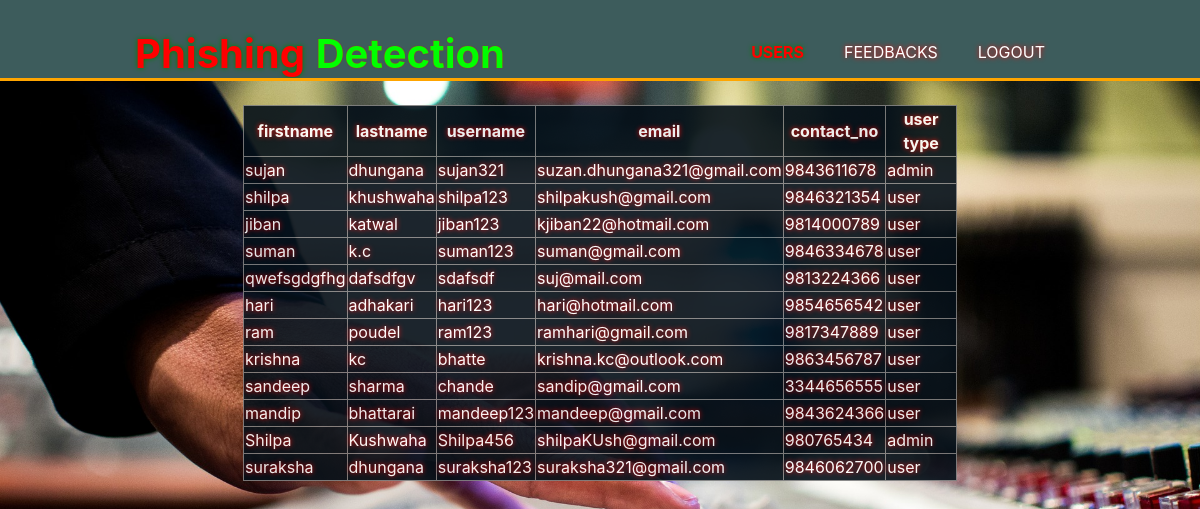
Screenshot of /admin.php (signed in) with the database file from the repository.
### tables this page shows
CREATE TABLE `registration` (
  `id` int(11) NOT NULL,
  `firstname` varchar(20) NOT NULL,
  `lastname` varchar(20) NOT NULL,
  `username` varchar(20) NOT NULL,
  `email` varchar(50) NOT NULL,
  `password` varchar(250) NOT NULL,
  `contact` double NOT NULL,
  `user_type` varchar(20) NOT NULL,
  `forgot_pass_identity` varchar(32) DEFAULT NULL,
  `created` datetime NOT NULL,
  `modified` datetime NOT NULL
);

### admin.php (the view, shortened to what this page needs)
<!DOCTYPE html>
<html>
<head>
	<link rel="stylesheet" type="text/css" href="./css/bootstrap.min.css">
	<link rel="stylesheet" type="text/css" href="./js/bootstrap.min.js">
	<link rel="stylesheet" type="text/css" href="./js/jquery-3.3.1.min.js">
	<link rel="stylesheet" type="text/css" href="./css/styles.css">
	<link rel="stylesheet" type="text/css" href="./css/styles2.css">
</head>
<body id="show">
	<header>
		<div class="container">
			<div id="logo">
				<h1><span class="highlight">Phishing</span> <span class="second">Detection</span></h1>
			</div>
			<nav>
				<ul>
					<li class="current"><a href="admin.php">users</a></li>
					<li><a href="feedbacks.php">feedbacks</a></li>
					<li><a href="main.php">logout</a></li>
				</ul>
			</nav>
		</div>
	</header>
	<section>
		<div class="container">
			<?php
			$db=mysqli_connect('localhost','root','','project2');
			$sql="select * from registration";
			$users=mysqli_query($db,$sql);
			?>
			<div class="container middle">
				<br>
				<div id="formt" align="center">
					<table cellpadding="1" cellspacing="1" 	width="600" border="1" id="registration" style="margin-bottom: 20px;">
						<tr>
							<th>firstname</th>
							<th>lastname</th>
							<th>username</th>
							<th>email</th>
							<th>contact_no</th>
							<th>user type</th>
							<tr>
								<?php
								while ($registration=mysqli_fetch_assoc($users)) {
									echo "<tr>";
									echo "<td>".$registration['firstname']."</td>";
									echo "<td>".$registration['lastname']."</td>";
									echo "<td>".$registration['username']."</td>";
									echo "<td>".$registration['email']."</td>";
									echo "<td>".$registration['contact']."</td>";
									echo "<td>".$registration['user_type']."</td>";
									echo "</tr>";
								}
								?>
							</tr>
						</tr>
					</table>
				</div>
			</div>
		</div>
	</section>
</body>
</html>

### css/styles.css (style rules this page uses)
body { font: 15px,1.5 Arial, Helvetica, Times New Roman; padding: 0; margin: 0 auto; width: 94%; background-color: white; }
.container { width: 80%; margin: auto; overflow: hidden; }
ul { margin: 0; padding: 0; }
header { background: #3d5c5c; color: white; padding-top: 30px; min-height: 70px; border-bottom: orange 3px solid; }
header a { color: white; text-decoration: none; text-transform: uppercase; font-size: 16px; }
header li { float: left; display: inline; padding: 0 20px 0 20px; }
header #logo { float: left; }
header #logo h1 { margin: 0; }
header nav { float: right; margin-top: 10px; }
header .highlight, header .current a { color: red; font-weight: bold; text-shadow: 0 0 5px green; text-decoration: none; }
header .second { color: #00ff00; font-weight: bold; text-shadow: 0 0 1px red; }

### css/styles2.css (style rules this page uses)
th { text-align: center; }
#registration { padding: 28px 0px; width: 100%; height: 100%; background-color: #051019; opacity: 0.9; }
#show { background:url('img/mixing-desk-351478_1920.jpg') no-repeat; margin: 0 auto; width: 100%; height: 100%; background-size: cover; text-align: center; color: white; text-shadow: 0 0 5px #FF0000; }

### rows the page displays
registration: firstname "sujan", lastname "dhungana", username "sujan321", email "suzan.dhungana321@gmail.com", contact "9843611678", user_type "admin"
registration: firstname "shilpa", lastname "khushwaha", username "shilpa123", email "shilpakush@gmail.com", contact "9846321354", user_type "user"
registration: firstname "jiban", lastname "katwal", username "jiban123", email "kjiban22@hotmail.com", contact "9814000789", user_type "user"
registration: firstname "suman", lastname "k.c", username "suman123", email "suman@gmail.com", contact "9846334678", user_type "user"
registration: firstname "qwefsgdgfhg", lastname "dafsdfgv", username "sdafsdf", email "suj@mail.com", contact "9813224366", user_type "user"
registration: firstname "hari", lastname "adhakari", username "hari123", email "hari@hotmail.com", contact "9854656542", user_type "user"
registration: firstname "ram", lastname "poudel", username "ram123", email "ramhari@gmail.com", contact "9817347889", user_type "user"
registration: firstname "krishna", lastname "kc", username "bhatte", email "krishna.kc@outlook.com", contact "9863456787", user_type "user"
registration: firstname "sandeep", lastname "sharma", username "chande", email "sandip@gmail.com", contact "3344656555", user_type "user"
registration: firstname "mandip", lastname "bhattarai", username "mandeep123", email "mandeep@gmail.com", contact "9843624366", user_type "user"
registration: firstname "Shilpa", lastname "Kushwaha", username "Shilpa456", email "shilpaKUsh@gmail.com", contact "980765434", user_type "admin"
registration: firstname "suraksha", lastname "dhungana", username "suraksha123", email "suraksha321@gmail.com", contact "9846062700", user_type "user"
